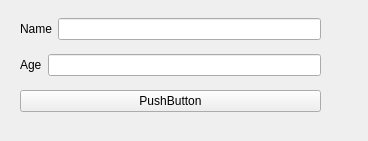
<?xml version="1.0" encoding="UTF-8"?>
<ui version="4.0">
 <class>Widget</class>
 <widget class="QWidget" name="Widget">
  <property name="geometry">
   <rect>
    <x>0</x>
    <y>0</y>
    <width>368</width>
    <height>141</height>
   </rect>
  </property>
  <property name="windowTitle">
   <string>Form</string>
  </property>
  <widget class="QWidget" name="layoutWidget">
   <property name="geometry">
    <rect>
     <x>20</x>
     <y>10</y>
     <width>301</width>
     <height>111</height>
    </rect>
   </property>
   <layout class="QVBoxLayout" name="verticalLayout">
    <item>
     <layout class="QHBoxLayout" name="horizontalLayout">
      <item>
       <widget class="QLabel" name="label">
        <property name="text">
         <string>Name</string>
        </property>
       </widget>
      </item>
      <item>
       <widget class="QLineEdit" name="lineEdit"/>
      </item>
     </layout>
    </item>
    <item>
     <layout class="QHBoxLayout" name="horizontalLayout_2">
      <item>
       <widget class="QLabel" name="label_2">
        <property name="text">
         <string>Age</string>
        </property>
       </widget>
      </item>
      <item>
       <widget class="QLineEdit" name="lineEdit_2"/>
      </item>
     </layout>
    </item>
    <item>
     <widget class="QPushButton" name="pushButton">
      <property name="text">
       <string>PushButton</string>
      </property>
      <property name="icon">
       <iconset resource="resource.qrc">
        <normaloff>:/新前缀/images/plus.png</normaloff>:/新前缀/images/plus.png</iconset>
      </property>
     </widget>
    </item>
   </layout>
  </widget>
 </widget>
 <resources>
  <include location="resource.qrc"/>
 </resources>
 <connections/>
</ui>
